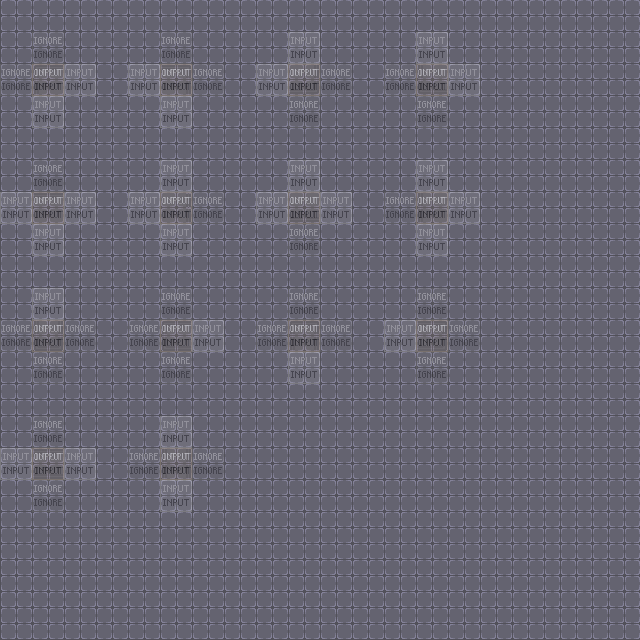

Rendered tile map (Tiled .tmx) drawn with the repository's tilesets; below, a short description and the map source with its tile grids summarised:
An orthogonal 20x20 tile map with 32x32 px tiles, 13 tile layers (inputnot_floor, inputnot_floor, inputnot_floor, inputnot_floor, ...), 2 tilesets.

<map version="1.5" tiledversion="1.7.2" orientation="orthogonal" renderorder="right-down" width="20" height="20" tilewidth="32" tileheight="32" infinite="0" nextlayerid="15" nextobjectid="1">
 <tileset firstgid="1" source="../tilesets/scifi_space_rpg_tiles_lpcized_mate_frama.tsx" />
 <tileset firstgid="307" source="../tilesets/mapUtilities.tsx" />
 <layer id="5" name="inputnot_floor" width="20" height="20">
  <data>[400 cells, 400 non-empty, 1 distinct tile ids]</data>
 </layer>
 <layer id="11" name="inputnot_floor" width="20" height="20">
  <data>[400 cells, 400 non-empty, 1 distinct tile ids]</data>
 </layer>
 <layer id="12" name="inputnot_floor" width="20" height="20">
  <data>[400 cells, 400 non-empty, 1 distinct tile ids]</data>
 </layer>
 <layer id="13" name="inputnot_floor" width="20" height="20">
  <data>[400 cells, 400 non-empty, 1 distinct tile ids]</data>
 </layer>
 <layer id="14" name="inputnot_floor" width="20" height="20">
  <data>[400 cells, 400 non-empty, 1 distinct tile ids]</data>
 </layer>
 <layer id="6" name="input_floor" width="20" height="20">
  <data>[400 cells, 400 non-empty, 1 distinct tile ids]</data>
 </layer>
 <layer id="7" name="input_floor" width="20" height="20">
  <data>[400 cells, 400 non-empty, 1 distinct tile ids]</data>
 </layer>
 <layer id="8" name="input_floor" width="20" height="20">
  <data>[400 cells, 400 non-empty, 1 distinct tile ids]</data>
 </layer>
 <layer id="9" name="input_floor" width="20" height="20">
  <data>[400 cells, 400 non-empty, 1 distinct tile ids]</data>
 </layer>
 <layer id="10" name="input_floor" width="20" height="20">
  <data>[400 cells, 400 non-empty, 1 distinct tile ids]</data>
 </layer>
 <layer id="4" name="output_autooverlay" width="20" height="20">
  <data>[400 cells, 14 non-empty, 14 distinct tile ids]</data>
 </layer>
 <layer id="2" name="regions_output" width="20" height="20" opacity="0.3">
  <data>[400 cells, 14 non-empty, 1 distinct tile ids]</data>
 </layer>
 <layer id="1" name="regions_input" width="20" height="20" opacity="0.3">
  <data>[400 cells, 70 non-empty, 2 distinct tile ids]</data>
 </layer>
</map>
